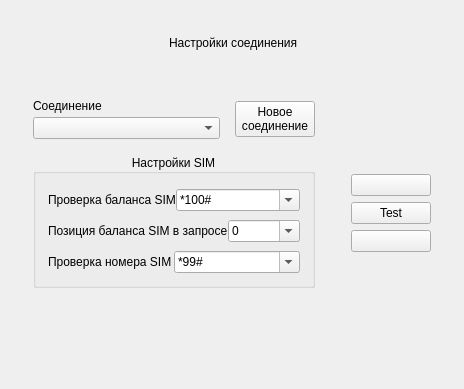
       <widget class="QWidget" name="tabAddTerminal3">
        <attribute name="icon">
         <iconset resource="../../ekiosk.qrc">
          <normaloff>:/assets/icons/reg_3.png</normaloff>:/assets/icons/reg_3.png</iconset>
        </attribute>
        <attribute name="title">
         <string/>
        </attribute>
        <layout class="QVBoxLayout" name="verticalLayout_5">
         <property name="margin" stdset="0">
          <number>3</number>
         </property>
         <item>
          <layout class="QHBoxLayout" name="horizontalLayout_15">
           <property name="leftMargin">
            <number>3</number>
           </property>
           <property name="topMargin">
            <number>30</number>
           </property>
           <property name="bottomMargin">
            <number>30</number>
           </property>
           <item>
            <spacer name="horizontalSpacer_8">
             <property name="orientation">
              <enum>Qt::Horizontal</enum>
             </property>
             <property name="sizeHint" stdset="0">
              <size>
               <width>40</width>
               <height>20</height>
              </size>
             </property>
            </spacer>
           </item>
           <item>
            <widget class="QLabel" name="lblInformation3Reg">
             <property name="text">
              <string>Настройки соединения</string>
             </property>
            </widget>
           </item>
           <item>
            <spacer name="horizontalSpacer_9">
             <property name="orientation">
              <enum>Qt::Horizontal</enum>
             </property>
             <property name="sizeHint" stdset="0">
              <size>
               <width>40</width>
               <height>20</height>
              </size>
             </property>
            </spacer>
           </item>
          </layout>
         </item>
         <item>
          <layout class="QHBoxLayout" name="horizontalLayout_9">
           <property name="leftMargin">
            <number>30</number>
           </property>
           <property name="topMargin">
            <number>10</number>
           </property>
           <property name="rightMargin">
            <number>30</number>
           </property>
           <property name="bottomMargin">
            <number>10</number>
           </property>
           <item>
            <layout class="QVBoxLayout" name="verticalLayout_8">
             <property name="spacing">
              <number>15</number>
             </property>
             <property name="leftMargin">
              <number>0</number>
             </property>
             <property name="topMargin">
              <number>0</number>
             </property>
             <property name="rightMargin">
              <number>30</number>
             </property>
             <property name="bottomMargin">
              <number>0</number>
             </property>
             <item>
              <layout class="QHBoxLayout" name="horizontalLayout" stretch="20,0">
               <property name="leftMargin">
                <number>0</number>
               </property>
               <property name="rightMargin">
                <number>0</number>
               </property>
               <item>
                <layout class="QVBoxLayout" name="verticalLayout_10">
                 <property name="spacing">
                  <number>4</number>
                 </property>
                 <property name="margin" stdset="0">
                  <number>0</number>
                 </property>
                 <item>
                  <widget class="QLabel" name="lblAdminTitleSelectConnection">
                   <property name="text">
                    <string>Cоединение</string>
                   </property>
                  </widget>
                 </item>
                 <item>
                  <widget class="QComboBox" name="cbxAdminConnectionList"/>
                 </item>
                </layout>
               </item>
               <item>
                <widget class="QPushButton" name="btnAdminCreateNewConnection">
                 <property name="text">
                  <string>Новое
соединение</string>
                 </property>
                 <property name="icon">
                  <iconset>
                   <normaloff>:/assets/icons/admin/add.png</normaloff>:/assets/icons/admin/add.png</iconset>
                 </property>
                 <property name="iconSize">
                  <size>
                   <width>48</width>
                   <height>48</height>
                  </size>
                 </property>
                </widget>
               </item>
              </layout>
             </item>
             <item>
              <widget class="QGroupBox" name="gbxAdminLogSetting">
               <property name="title">
                <string>Настройки SIM</string>
               </property>
               <property name="alignment">
                <set>Qt::AlignCenter</set>
               </property>
               <layout class="QVBoxLayout" name="verticalLayout_17">
                <property name="spacing">
                 <number>9</number>
                </property>
                <property name="leftMargin">
                 <number>12</number>
                </property>
                <property name="topMargin">
                 <number>15</number>
                </property>
                <property name="rightMargin">
                 <number>12</number>
                </property>
                <property name="bottomMargin">
                 <number>12</number>
                </property>
                <item>
                 <layout class="QHBoxLayout" name="horizontalLayout_14">
                  <property name="spacing">
                   <number>0</number>
                  </property>
                  <property name="margin" stdset="0">
                   <number>0</number>
                  </property>
                  <item>
                   <widget class="QLabel" name="lblAdminTitleRequestInf">
                    <property name="text">
                     <string>Проверка баланса SIM</string>
                    </property>
                   </widget>
                  </item>
                  <item>
                   <widget class="QComboBox" name="cbxAdminRequestBalanceSim">
                    <property name="minimumSize">
                     <size>
                      <width>0</width>
                      <height>0</height>
                     </size>
                    </property>
                    <property name="editable">
                     <bool>true</bool>
                    </property>
                    <item>
                     <property name="text">
                      <string>*100#</string>
                     </property>
                    </item>
                    <item>
                     <property name="text">
                      <string>*2001#</string>
                     </property>
                    </item>
                    <item>
                     <property name="text">
                      <string>*102#</string>
                     </property>
                    </item>
                    <item>
                     <property name="text">
                      <string>*100#</string>
                     </property>
                    </item>
                   </widget>
                  </item>
                 </layout>
                </item>
                <item>
                 <layout class="QHBoxLayout" name="horizontalLayout_13">
                  <property name="spacing">
                   <number>0</number>
                  </property>
                  <item>
                   <widget class="QLabel" name="lblAdminTitleRequestInfPos">
                    <property name="text">
                     <string>Позиция баланса SIM в запросе</string>
                    </property>
                   </widget>
                  </item>
                  <item>
                   <widget class="QComboBox" name="cbxAdminPositionBalanceSim">
                    <property name="minimumSize">
                     <size>
                      <width>0</width>
                      <height>0</height>
                     </size>
                    </property>
                    <property name="editable">
                     <bool>true</bool>
                    </property>
                    <item>
                     <property name="text">
                      <string>0</string>
                     </property>
                    </item>
                    <item>
                     <property name="text">
                      <string>1</string>
                     </property>
                    </item>
                    <item>
                     <property name="text">
                      <string>2</string>
                     </property>
                    </item>
                    <item>
                     <property name="text">
                      <string>3</string>
                     </property>
                    </item>
                    <item>
                     <property name="text">
                      <string>4</string>
                     </property>
                    </item>
                    <item>
                     <property name="text">
                      <string>5</string>
                     </property>
                    </item>
                    <item>
                     <property name="text">
                      <string>6</string>
                     </property>
                    </item>
                    <item>
                     <property name="text">
                      <string>7</string>
                     </property>
                    </item>
                    <item>
                     <property name="text">
                      <string>8</string>
                     </property>
                    </item>
                    <item>
                     <property name="text">
                      <string>9</string>
                     </property>
                    </item>
                    <item>
                     <property name="text">
                      <string>10</string>
                     </property>
                    </item>
                   </widget>
                  </item>
                 </layout>
                </item>
                <item>
                 <layout class="QHBoxLayout" name="horizontalLayout_10">
                  <property name="spacing">
                   <number>0</number>
                  </property>
                  <item>
                   <widget class="QLabel" name="lblAdminTitleRequestInf2">
                    <property name="text">
                     <string>Проверка номера SIM</string>
                    </property>
                   </widget>
                  </item>
                  <item>
                   <widget class="QComboBox" name="cbxAdminRequestNumberSim">
                    <property name="minimumSize">
                     <size>
                      <width>0</width>
                      <height>0</height>
                     </size>
                    </property>
                    <property name="editable">
                     <bool>true</bool>
                    </property>
                    <item>
                     <property name="text">
                      <string>*99#</string>
                     </property>
                    </item>
                    <item>
                     <property name="text">
                      <string>*2000#</string>
                     </property>
                    </item>
                   </widget>
                  </item>
                 </layout>
                </item>
               </layout>
              </widget>
             </item>
             <item>
              <spacer name="verticalSpacer_5">
               <property name="orientation">
                <enum>Qt::Vertical</enum>
               </property>
               <property name="sizeHint" stdset="0">
                <size>
                 <width>20</width>
                 <height>40</height>
                </size>
               </property>
              </spacer>
             </item>
            </layout>
           </item>
           <item>
            <layout class="QVBoxLayout" name="verticalLayout_9">
             <property name="leftMargin">
              <number>0</number>
             </property>
             <property name="topMargin">
              <number>75</number>
             </property>
             <property name="rightMargin">
              <number>0</number>
             </property>
             <property name="bottomMargin">
              <number>0</number>
             </property>
             <item>
              <widget class="QPushButton" name="btnRegCloseThis">
               <property name="text">
                <string/>
               </property>
               <property name="icon">
                <iconset resource="../../ekiosk.qrc">
                 <normaloff>:/assets/icons/reg_8.png</normaloff>:/assets/icons/reg_8.png</iconset>
               </property>
               <property name="iconSize">
                <size>
                 <width>72</width>
                 <height>72</height>
                </size>
               </property>
              </widget>
             </item>
             <item>
              <widget class="QPushButton" name="btnTest">
               <property name="text">
                <string>Test</string>
               </property>
              </widget>
             </item>
             <item>
              <widget class="QPushButton" name="btnAdminSaveConnectionParam">
               <property name="text">
                <string/>
               </property>
               <property name="icon">
                <iconset resource="../../ekiosk.qrc">
                 <normaloff>:/assets/icons/reg_6.png</normaloff>:/assets/icons/reg_6.png</iconset>
               </property>
               <property name="iconSize">
                <size>
                 <width>72</width>
                 <height>72</height>
                </size>
               </property>
              </widget>
             </item>
             <item>
              <spacer name="verticalSpacer_6">
               <property name="orientation">
                <enum>Qt::Vertical</enum>
               </property>
               <property name="sizeHint" stdset="0">
                <size>
                 <width>20</width>
                 <height>40</height>
                </size>
               </property>
              </spacer>
             </item>
            </layout>
           </item>
          </layout>
         </item>
         <item>
          <spacer name="verticalSpacer_3">
           <property name="orientation">
            <enum>Qt::Vertical</enum>
           </property>
           <property name="sizeHint" stdset="0">
            <size>
             <width>20</width>
             <height>40</height>
            </size>
           </property>
          </spacer>
         </item>
         <item>
          <widget class="QWidget" name="wgtKeyPud_3" native="true">
           <layout class="QHBoxLayout" name="horizontalLayout_12">
            <property name="margin" stdset="0">
             <number>1</number>
            </property>
            <item>
             <layout class="QHBoxLayout" name="layoutWgtKeyPud_3"/>
            </item>
           </layout>
          </widget>
         </item>
        </layout>
       </widget>
